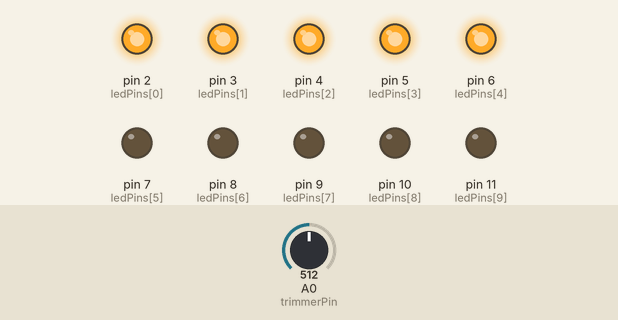
This sketch was run on a simulated Arduino Uno, built with avr-gcc and run on an emulated ATmega328P. On the bench: output pins drawn as LEDs (lit = HIGH). The inputs (shaded band) are chosen by the test bench; at power-on: A0 (trimmerPin) = 512.

Above: at 1.2 s.
1.3 s: A0 (trimmerPin) set to 547
2.8 s: A0 (trimmerPin) set to 571
At 3.4 s:
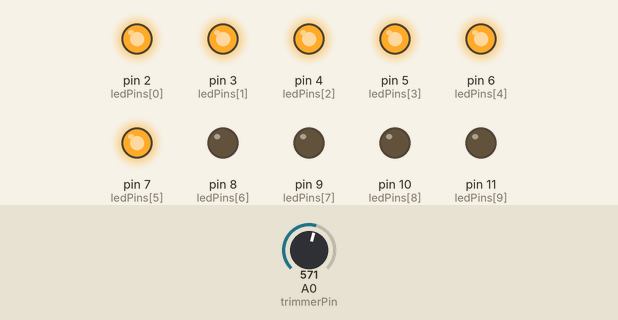
4.3 s: A0 (trimmerPin) set to 716
At 5.4 s:
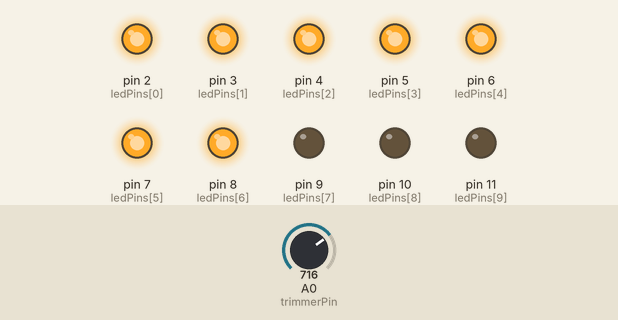
5.8 s: A0 (trimmerPin) set to 756
At 6.6 s:
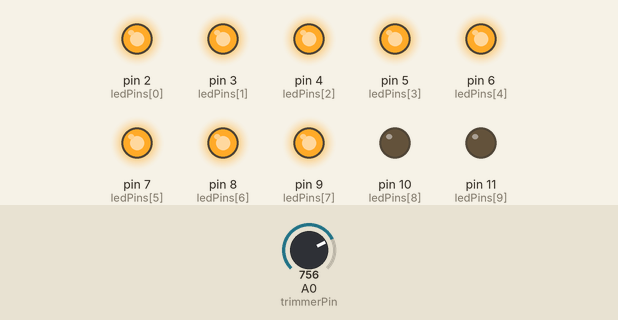
7.3 s: A0 (trimmerPin) set to 900
At 7.9 s:
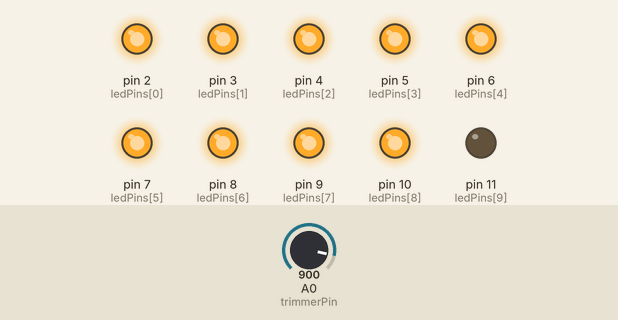
8.8 s: A0 (trimmerPin) set to 853
10.3 s: A0 (trimmerPin) set to 829
At 11.5 s:
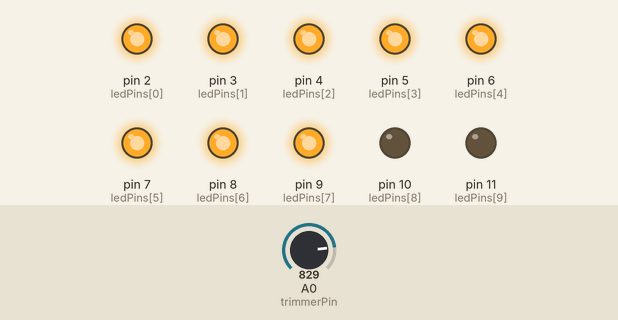
Timing chart, 0 to 12.8 s (numbered marks = the images above; inputs shaded):
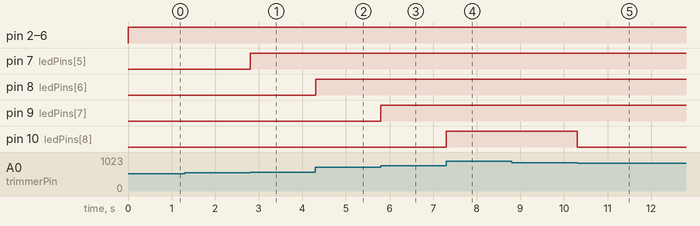

The sketch:

staDisplay.ino
```cpp
// Definizione dei pin dei LED
const int ledPins[10] = {2, 3, 4, 5, 6, 7, 8, 9, 10, 11};

// Pin di lettura del trimmer
const int trimmerPin = A0;

void setup() {
  // Inizializzazione dei pin dei LED come OUTPUT
  for (int i = 0; i < 10; i++) {
    pinMode(ledPins[i], OUTPUT); // Assicurati che i LED siano spenti all"inizio
    digitalWrite(ledPins[i], LOW); // Assicurati che I LED siano spenti all"inizio
  }
  // Inizializzazione dle pin del timmer come INPUT
  pinMode(trimmerPin, INPUT);
}

void loop() {
  // Legge il valore analogico(0, 1023)
  int timmerValue = analogRead(trimmerPin);

  // Mappa il valore letto (0, 1023) al numero di LED (0-10)
  int numLeds = map(timmerValue, 0, 1023, 0, 11);

  // Assicurati che numLeeds non superi i limiti
  numLeds = constrain(numLeds, 0, 10);

  // Accende i LED in baase al numero calcolato
  for(int i = 0; i < 10; i++) {
    if (i < numLeds) {
      digitalWrite(ledPins[i], HIGH);
    } else {
      digitalWrite(ledPins[i], LOW);
    }
  }

  // Piccola pausa per styabilizzare la lattura
  delay(10);
}
```

Measured:
- the behaviour switches between 557 and 558 on A0 (trimmerPin) (found by bisection; images 0 and 1)
- the behaviour switches between 743 and 744 on A0 (trimmerPin) (found by bisection; images 2 and 3)
- the behaviour switches between 837 and 836 on A0 (trimmerPin) (found by bisection; images 4 and 5)
- after the input at 1.3 s, every drawn part: stays the same
- after the input at 2.8 s, pin 7 (ledPins[5]): LOW → HIGH at once
- after the input at 4.3 s, pin 8 (ledPins[6]): LOW → HIGH at once
- after the input at 5.8 s, pin 9 (ledPins[7]): LOW → HIGH at once
- after the input at 7.3 s, pin 10 (ledPins[8]): LOW → HIGH at once
- after the input at 8.8 s, every drawn part: stays the same
- after the input at 10.3 s, pin 10 (ledPins[8]): HIGH → LOW at once
